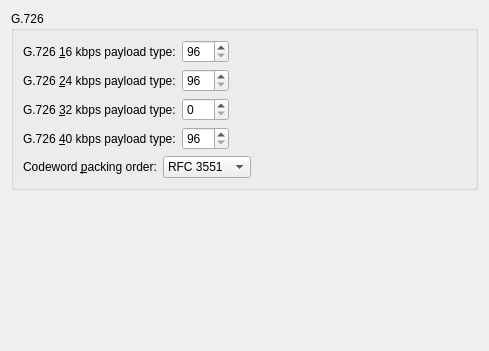
         <widget class="QWidget" name="tabG726">
          <attribute name="title">
           <string>G.726</string>
          </attribute>
          <layout class="QVBoxLayout">
           <item>
            <widget class="QGroupBox" name="g726GroupBox">
             <property name="title">
              <string>G.726</string>
             </property>
             <layout class="QGridLayout">
              <item row="0" column="0">
               <layout class="QGridLayout">
                <item row="3" column="0">
                 <widget class="QLabel" name="g72640PayloadTypeTextLabel">
                  <property name="text">
                   <string>G.726 &amp;40 kbps payload type:</string>
                  </property>
                  <property name="wordWrap">
                   <bool>false</bool>
                  </property>
                  <property name="buddy">
                   <cstring>g72640PayloadSpinBox</cstring>
                  </property>
                 </widget>
                </item>
                <item row="3" column="1">
                 <widget class="QSpinBox" name="g72640PayloadSpinBox">
                  <property name="whatsThis">
                   <string>The dynamic type value (96 or higher) to be used for G.726 40 kbps.</string>
                  </property>
                  <property name="minimum">
                   <number>96</number>
                  </property>
                  <property name="maximum">
                   <number>127</number>
                  </property>
                 </widget>
                </item>
                <item row="2" column="1">
                 <widget class="QSpinBox" name="g72632PayloadSpinBox">
                  <property name="whatsThis">
                   <string>The dynamic type value (96 or higher) to be used for G.726 32 kbps.</string>
                  </property>
                  <property name="minimum">
                   <number>0</number>
                  </property>
                  <property name="maximum">
                   <number>127</number>
                  </property>
                 </widget>
                </item>
                <item row="1" column="0">
                 <widget class="QLabel" name="g72624PayloadTypeTextLabel">
                  <property name="text">
                   <string>G.726 &amp;24 kbps payload type:</string>
                  </property>
                  <property name="wordWrap">
                   <bool>false</bool>
                  </property>
                  <property name="buddy">
                   <cstring>g72624PayloadSpinBox</cstring>
                  </property>
                 </widget>
                </item>
                <item row="1" column="1">
                 <widget class="QSpinBox" name="g72624PayloadSpinBox">
                  <property name="whatsThis">
                   <string>The dynamic type value (96 or higher) to be used for G.726 24 kbps.</string>
                  </property>
                  <property name="minimum">
                   <number>96</number>
                  </property>
                  <property name="maximum">
                   <number>127</number>
                  </property>
                 </widget>
                </item>
                <item row="2" column="0">
                 <widget class="QLabel" name="g72632PayloadTypeTextLabel">
                  <property name="text">
                   <string>G.726 &amp;32 kbps payload type:</string>
                  </property>
                  <property name="wordWrap">
                   <bool>false</bool>
                  </property>
                  <property name="buddy">
                   <cstring>g72632PayloadSpinBox</cstring>
                  </property>
                 </widget>
                </item>
                <item row="0" column="1">
                 <widget class="QSpinBox" name="g72616PayloadSpinBox">
                  <property name="whatsThis">
                   <string>The dynamic type value (96 or higher) to be used for G.726 16 kbps.</string>
                  </property>
                  <property name="minimum">
                   <number>96</number>
                  </property>
                  <property name="maximum">
                   <number>127</number>
                  </property>
                 </widget>
                </item>
                <item row="0" column="0">
                 <widget class="QLabel" name="g72616PayloadTypeTextLabel">
                  <property name="text">
                   <string>G.726 &amp;16 kbps payload type:</string>
                  </property>
                  <property name="wordWrap">
                   <bool>false</bool>
                  </property>
                  <property name="buddy">
                   <cstring>g72616PayloadSpinBox</cstring>
                  </property>
                 </widget>
                </item>
               </layout>
              </item>
              <item row="0" column="1">
               <spacer name="spacer31">
                <property name="orientation">
                 <enum>Qt::Horizontal</enum>
                </property>
                <property name="sizeType">
                 <enum>QSizePolicy::Expanding</enum>
                </property>
                <property name="sizeHint" stdset="0">
                 <size>
                  <width>231</width>
                  <height>20</height>
                 </size>
                </property>
               </spacer>
              </item>
              <item row="1" column="0" colspan="2">
               <layout class="QHBoxLayout">
                <item>
                 <widget class="QLabel" name="g726PackingTextLabel">
                  <property name="text">
                   <string>Codeword &amp;packing order:</string>
                  </property>
                  <property name="wordWrap">
                   <bool>false</bool>
                  </property>
                  <property name="buddy">
                   <cstring>g726PackComboBox</cstring>
                  </property>
                 </widget>
                </item>
                <item>
                 <widget class="QComboBox" name="g726PackComboBox">
                  <property name="whatsThis">
                   <string>There are 2 standards to pack the G.726 codewords into an RTP packet. RFC 3551 is the default packing method. Some SIP devices use ATM AAL2 however. If you experience bad quality using G.726 with RFC 3551 packing, then try ATM AAL2 packing.</string>
                  </property>
                  <item>
                   <property name="text">
                    <string>RFC 3551</string>
                   </property>
                  </item>
                  <item>
                   <property name="text">
                    <string>ATM AAL2</string>
                   </property>
                  </item>
                 </widget>
                </item>
                <item>
                 <spacer name="spacer40_2">
                  <property name="orientation">
                   <enum>Qt::Horizontal</enum>
                  </property>
                  <property name="sizeType">
                   <enum>QSizePolicy::Expanding</enum>
                  </property>
                  <property name="sizeHint" stdset="0">
                   <size>
                    <width>141</width>
                    <height>20</height>
                   </size>
                  </property>
                 </spacer>
                </item>
               </layout>
              </item>
             </layout>
            </widget>
           </item>
           <item>
            <spacer name="spacer32">
             <property name="orientation">
              <enum>Qt::Vertical</enum>
             </property>
             <property name="sizeType">
              <enum>QSizePolicy::Expanding</enum>
             </property>
             <property name="sizeHint" stdset="0">
              <size>
               <width>20</width>
               <height>150</height>
              </size>
             </property>
            </spacer>
           </item>
          </layout>
         </widget>
